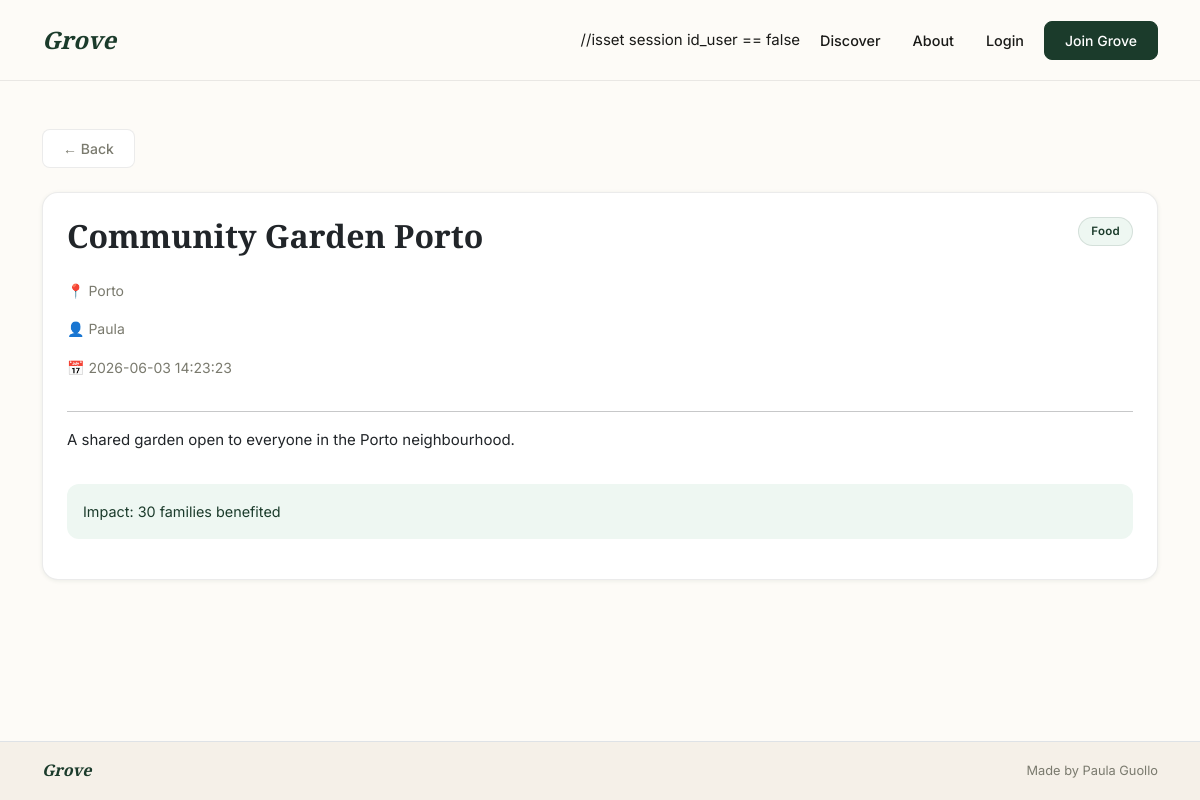
The app's page /initiatives/detail.php?id=1 with its own data.
### tables this page shows
CREATE TABLE initiatives (
    id_initiative INT AUTO_INCREMENT PRIMARY KEY,
    title VARCHAR(150) NOT NULL,
    description TEXT,
    location VARCHAR(150),
    impact_description VARCHAR(255),
    created_at DATETIME DEFAULT CURRENT_TIMESTAMP,
    id_user INT NOT NULL,
    id_category INT NOT NULL,
    FOREIGN KEY (id_user) REFERENCES users(id_user),
    FOREIGN KEY (id_category) REFERENCES categories(id_category)
);

CREATE TABLE categories (
    id_category INT AUTO_INCREMENT PRIMARY KEY,
    name VARCHAR(100) NOT NULL
);

CREATE TABLE users (
    id_user INT AUTO_INCREMENT PRIMARY KEY,
    name VARCHAR(100) NOT NULL,
    email VARCHAR(150) NOT NULL UNIQUE,  
    password VARCHAR(255) NOT NULL,  
    birthdate DATE,
    gender VARCHAR(20)
);

### config/db.php (called while the page is built, shortened)
<?php
class Database
{
    private $servername = "localhost";
    private $username = "root";
    private $password = "";
    private $dbname = "grove";
    private function connect()
    {
        return new PDO("mysql:host=" . $this->servername . ";dbname=" . $this->dbname . ";charset=utf8", $this->username, $this->password);
    }
    public function fetchQuery($sql, $params = [])
    {
        try {
            $pdo = $this->connect();
            $pdo->setAttribute(PDO::ATTR_ERRMODE, PDO::ERRMODE_EXCEPTION);
            $stmt = $pdo->prepare($sql);
            $stmt->execute($params);
            $results = $stmt->fetchAll(PDO::FETCH_CLASS);
            return ['status' => 'success', 'data' => $results];
        } catch (PDOException $e) {
            return ['status' => 'error', 'data' => $e->getMessage()];
        }
    }
}
?>

### initiatives/detail.php (the view, shortened to what this page needs)
<?php
require_once '../config/db.php';
require_once '../includes/header.php';
$db = new Database();
$id = $_GET['id'];
$sql = "SELECT initiatives.*, users.name AS author, categories.name AS category
        FROM initiatives
        JOIN users ON initiatives.id_user = users.id_user
        JOIN categories ON initiatives.id_category = categories.id_category
        WHERE initiatives.id_initiative = :id";
$result = $db->fetchQuery($sql, ['id' => $id]);
$initiative = ($result['status'] === 'success' && !empty($result['data'])) ? $result['data'][0] : null;
?>
<div class="container mt-5">
    <a href="index.php" class="btn btn-sm btn-outline-secondary mb-4">← Back</a>
    <div class="card p-4">
        <div class="d-flex justify-content-between align-items-start mb-3">
            <h2><?= htmlspecialchars($initiative->title) ?></h2>
            <span class="badge-category"><?= htmlspecialchars($initiative->category) ?></span>
        </div>
        <p class="text-muted">📍 <?= htmlspecialchars($initiative->location) ?></p>
        <p class="text-muted">👤 <?= htmlspecialchars($initiative->author) ?></p>
        <p class="text-muted">📅 <?= $initiative->created_at ?></p>
        <hr>
        <p><?= htmlspecialchars($initiative->description) ?></p>
        <?php if ($initiative->impact_description): ?>
            <div class="alert alert-success mt-3">
                 Impact: <?= htmlspecialchars($initiative->impact_description) ?>
            </div>
        <?php endif; ?>
    </div>
</div>
<?php require_once '../includes/footer.php'; ?>

### assets/css/style.css (style rules this page uses)
:root { --color-primary: #1B3B2B; --color-primary-mid: #1D9E75; --color-primary-light: #EEF7F2; --color-background: #FDFBF7; --color-surface: #FFFFFF; --color-surface-warm: #F5F0E8; --color-text: #1a1a18; --color-text-muted: #7a7a6e; --color-border: rgba(0,0,0,0.08); --color-shadow: rgba(27,59,43,0.08); --color-badge-bg: #EEF7F2; --color-badge-text: #1B3B2B; --border-radius-card: 16px; --border-radius-badge: 20px; --border-radius-btn: 8px; }
body { background-color: var(--color-background); color: var(--color-text); font-family: 'Inter', sans-serif; font-size: 15px; line-height: 1.6; }
.card { background-color: var(--color-surface); border: 1px solid var(--color-border); border-radius: var(--border-radius-card); box-shadow: 0 1px 4px var(--color-shadow); margin-bottom: 1.25rem; transition: box-shadow 0.2s, transform 0.2s; }
.btn { border-radius: var(--border-radius-btn); font-weight: 500; font-size: 0.875rem; padding: 0.5rem 1.25rem; transition: all 0.15s; }
.btn-outline-secondary { border-color: var(--color-border); color: var(--color-text-muted); background: var(--color-surface); }
.badge-category { background-color: var(--color-badge-bg); color: var(--color-badge-text); padding: 4px 12px; border-radius: var(--border-radius-badge); font-size: 0.72rem; font-weight: 600; letter-spacing: 0.3px; display: inline-block; border: 1px solid rgba(27,59,43,0.12); }
.alert { border-radius: 12px; border: none; font-size: 0.9rem; }
.alert-success { background-color: var(--color-primary-light); color: var(--color-primary); }
.text-muted { color: var(--color-text-muted) !important; font-size: 0.875rem; }
h2, h3, h4 { font-family: 'Playfair Display', Georgia, serif; font-weight: 700; }
main, .container { flex: 1; }

### records on screen
initiatives: title "Community Garden Porto", id_category.name "Food", location "Porto", id_user.name "Paula", created_at "2026-06-03 14:23:23", description "A shared garden open to everyone in the Porto neighbourhood.", impact_description "30 families benefited"
